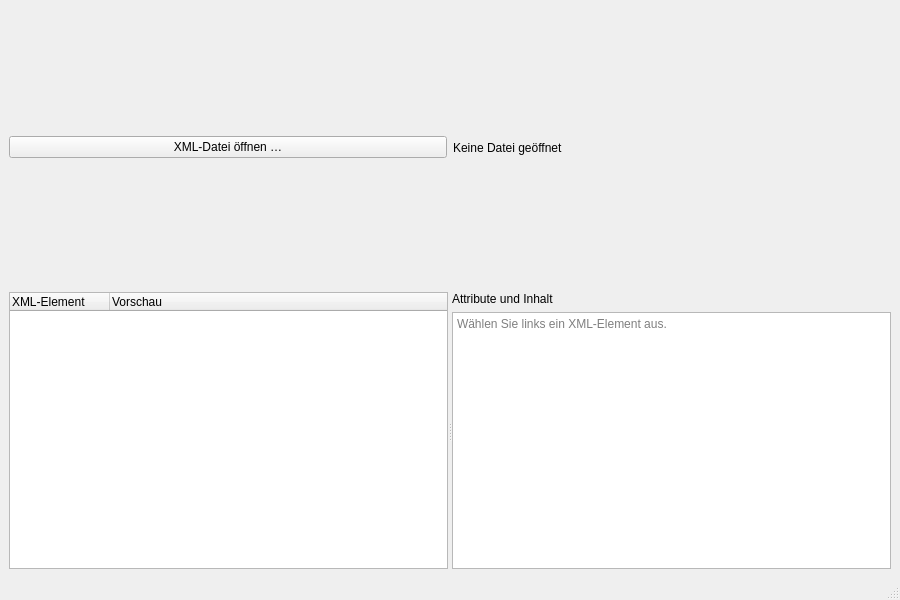
<?xml version="1.0" encoding="UTF-8"?>
<ui version="4.0">
 <class>MainWindow</class>
 <widget class="QMainWindow" name="MainWindow">
  <property name="geometry">
   <rect><x>0</x><y>0</y><width>900</width><height>600</height></rect>
  </property>
  <property name="windowTitle"><string>TinyXML2 Explorer</string></property>
  <widget class="QWidget" name="centralWidget">
   <layout class="QVBoxLayout" name="verticalLayout">
    <item>
     <layout class="QHBoxLayout" name="topLayout">
      <item><widget class="QPushButton" name="openButton"><property name="text"><string>XML-Datei öffnen …</string></property></widget></item>
      <item><widget class="QLabel" name="fileLabel"><property name="text"><string>Keine Datei geöffnet</string></property></widget></item>
     </layout>
    </item>
    <item>
     <widget class="QSplitter" name="splitter">
      <property name="orientation"><enum>Qt::Orientation::Horizontal</enum></property>
      <widget class="QTreeWidget" name="treeWidget">
       <property name="alternatingRowColors"><bool>true</bool></property>
       <column><property name="text"><string>XML-Element</string></property></column>
       <column><property name="text"><string>Vorschau</string></property></column>
      </widget>
      <widget class="QWidget" name="detailsWidget">
       <layout class="QVBoxLayout" name="detailsLayout">
        <item><widget class="QLabel" name="detailsLabel"><property name="text"><string>Attribute und Inhalt</string></property></widget></item>
        <item>
         <widget class="QTextEdit" name="detailsTextEdit">
          <property name="readOnly"><bool>true</bool></property>
          <property name="placeholderText"><string>Wählen Sie links ein XML-Element aus.</string></property>
         </widget>
        </item>
       </layout>
      </widget>
     </widget>
    </item>
   </layout>
  </widget>
  <widget class="QStatusBar" name="statusBar"/>
 </widget>
 <resources/>
 <connections/>
</ui>
